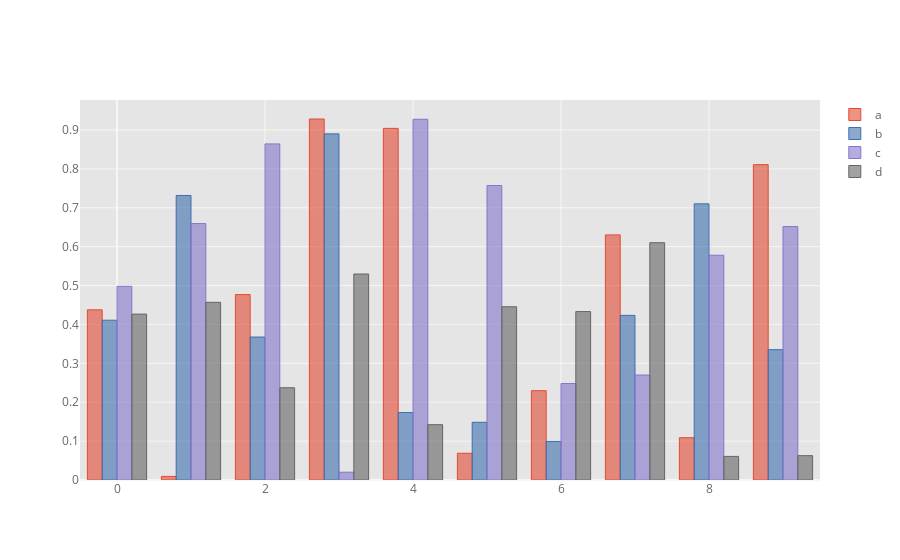

Here is the notebook cell this chart was saved with:
### Markdown cell above
Calling a DataFrame’s `plot()` method with `kind='bar'` produces a multiple bar plot:

### Code cell
df=pd.DataFrame(np.random.rand(10, 4), columns=['a', 'b', 'c', 'd'])
df.iplot(kind='bar')

### Figure 1 — Plotly figure (JSON) as saved in the notebook; plotly's stock layout.template omitted (floating-point values rounded to 4 significant figures)
{"data": [{"marker": {"color": "rgba(226, 74, 51, 0.6)", "line": {"color": "rgba(226, 74, 51, 1.0)", "width": 1}}, "name": "a", "orientation": "v", "text": "", "type": "bar", "x": [0, 1, 2, 3, 4, 5, 6, 7, 8, 9], "y": [0.4376, 0.009224, 0.4768, 0.9282, 0.9041, 0.06873, 0.2296, 0.6302, 0.1088, 0.8109]}, {"marker": {"color": "rgba(62, 111, 176, 0.6)", "line": {"color": "rgba(62, 111, 176, 1.0)", "width": 1}}, "name": "b", "orientation": "v", "text": "", "type": "bar", "x": [0, 1, 2, 3, 4, 5, 6, 7, 8, 9], "y": [0.4108, 0.7316, 0.3675, 0.89, 0.1735, 0.1484, 0.09909, 0.4233, 0.71, 0.3351]}, {"marker": {"color": "rgba(132, 118, 202, 0.6)", "line": {"color": "rgba(132, 118, 202, 1.0)", "width": 1}}, "name": "c", "orientation": "v", "text": "", "type": "bar", "x": [0, 1, 2, 3, 4, 5, 6, 7, 8, 9], "y": [0.498, 0.6593, 0.8642, 0.02009, 0.9275, 0.7571, 0.248, 0.27, 0.5779, 0.6517]}, {"marker": {"color": "rgba(101, 101, 101, 0.6)", "line": {"color": "rgba(101, 101, 101, 1.0)", "width": 1}}, "name": "d", "orientation": "v", "text": "", "type": "bar", "x": [0, 1, 2, 3, 4, 5, 6, 7, 8, 9], "y": [0.4266, 0.4569, 0.2372, 0.5296, 0.1422, 0.4454, 0.4331, 0.6101, 0.06067, 0.06257]}], "layout": {"legend": {"bgcolor": "#FFFFFF", "font": {"color": "#666666"}}, "paper_bgcolor": "#FFFFFF", "plot_bgcolor": "#E5E5E5", "title": {"font": {"color": "#151516"}}, "xaxis": {"gridcolor": "#F6F6F6", "showgrid": true, "tickfont": {"color": "#666666"}, "title": {"font": {"color": "#666666"}, "text": ""}, "zerolinecolor": "#F6F6F6"}, "yaxis": {"gridcolor": "#F6F6F6", "showgrid": true, "tickfont": {"color": "#666666"}, "title": {"font": {"color": "#666666"}, "text": ""}, "zerolinecolor": "#F6F6F6"}}}
